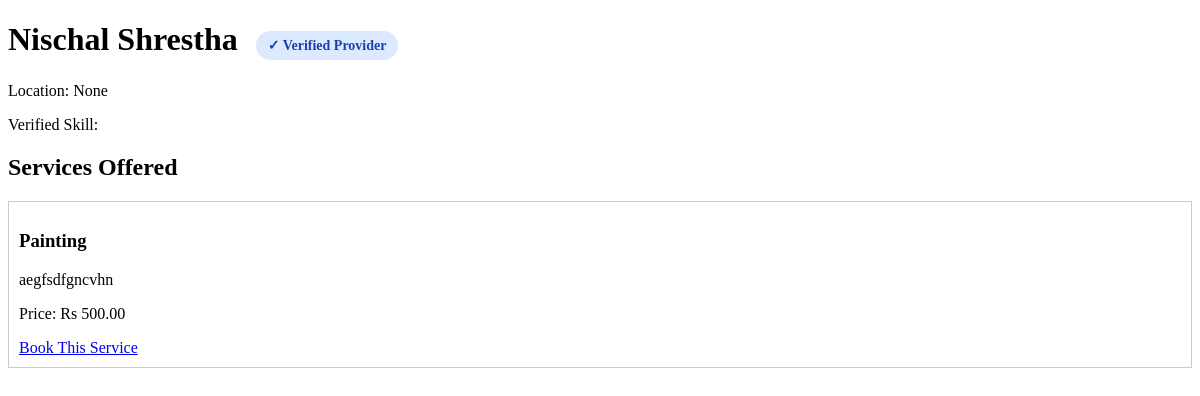
/booking/provider/10/ (signed in), run on the app's committed database.
### account/models.py (models this page shows, shortened)
class Profile(models.Model):
    ROLE_CHOICES = (
        ('customer', 'Customer'),
        ('provider', 'Service Provider'),
    )
    CATEGORY_CHOICES = [
        ("painting", "Painting"),
        ("plumbing", "Plumbing"),
        ("electrical", "Electrical"),
        ("cleaning", "Cleaning"),
        ("carpentry", "Carpentry"),
        ("ac_repair", "AC Repair"),
    ]
    user = models.OneToOneField(
        User,
        on_delete=models.CASCADE,
        related_name='profile'
    )
    role = models.CharField(
        max_length=20,
    )
    verified_categories = models.CharField(
        max_length=255,
        null=True,
        blank=True,
        help_text="Comma-separated list of verified categories"
    )
    location = models.CharField(
        max_length=255,
        null=True,
        blank=True
    )
    latitude = models.FloatField(null=True, blank=True)
    longitude = models.FloatField(null=True, blank=True)
    is_verified = models.BooleanField(default=False)
    email_token = models.CharField(
        max_length=100,
        null=True,
        blank=True
    )
    created_at = models.DateTimeField(auto_now_add=True)
    updated_at = models.DateTimeField(auto_now=True)

### booking/models.py (models this page shows, shortened)
class Service(models.Model):
    provider = models.ForeignKey(
        Profile,
        on_delete=models.CASCADE,
        related_name="services"
    )
    name = models.CharField(max_length=100)
    description = models.TextField()
    category = models.CharField(
        max_length=50,
        choices=CATEGORY_CHOICES
    )
    price = models.DecimalField(
        max_digits=10,
        decimal_places=2,
        default=0.00
    )
    location = models.CharField(
        max_length=255,
        null=True,
        blank=True
    )
    is_active = models.BooleanField(default=True)
    created_at = models.DateTimeField(auto_now_add=True)

### booking/views.py (the view)
# urls.py: path("provider/<int:provider_id>/", views.provider_profile, name="provider_profile"),
@login_required
def provider_profile(request, provider_id):
    provider = get_object_or_404(
        Profile,
        id=provider_id,
        role="provider",
        is_verified=True
    )
    services = Service.objects.filter(
        provider=provider,
        is_active=True
    )
    return render(request, "booking/provider_profile.html", {
        "provider": provider,
        "services": services
    })

### booking/templates/booking/provider_profile.html (shortened to what this page needs)
<!DOCTYPE html>
<html>
<head>
</head>
<body>
<h1>
    {{ provider.user.first_name }}
    {% if provider.is_verified %}
    <span class="verified-badge">✓ Verified Provider</span>
    {% endif %}
</h1>
<p>Location: {{ provider.location }}</p>
<p>Verified Skill: {{ provider.verified_category|title }}</p>
<h2>Services Offered</h2>
{% for service in services %}
    <div style="border:1px solid #ccc; padding:10px; margin-bottom:10px;">
        <h3>{{ service.name }}</h3>
        <p>{{ service.description }}</p>
        <p>Price: Rs {{ service.price }}</p>
        <a href="{% url 'book_service' service.id %}">
            Book This Service
        </a>
    </div>
{% empty %}
    <p>No services available.</p>
{% endfor %}
</body>
</html>

### booking/templates/booking/provider_profile.html (style rules this page uses)
.verified-badge { display: inline-flex; align-items: center; gap: 4px; background: #dbeafe; color: #1e40af; padding: 6px 12px; border-radius: 20px; font-size: 14px; font-weight: 600; margin-left: 10px; }

### data on the page
Profile: user.first_name "Nischal Shrestha", location "None"
Service: name "Painting", description "aegfsdfgncvhn", price "500.00"
